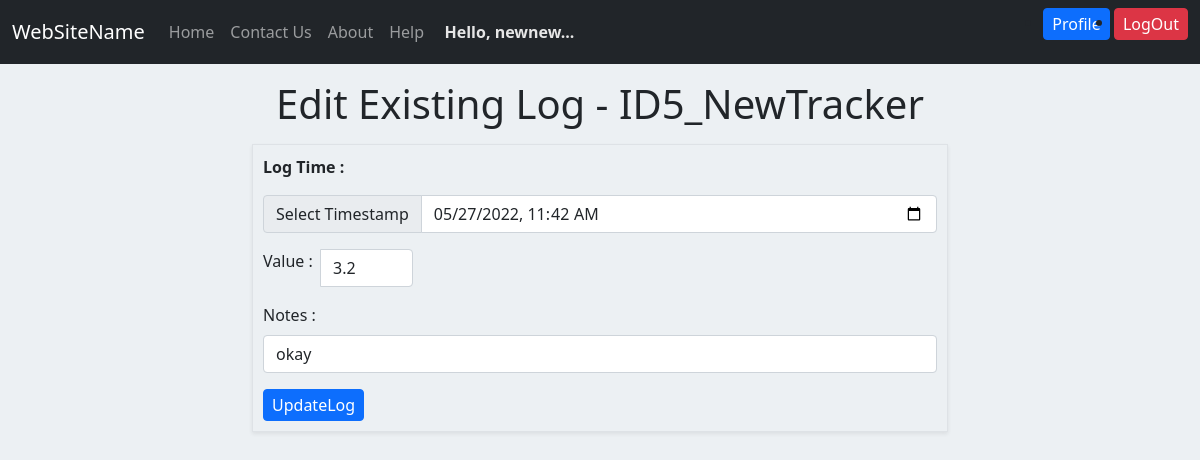
The page /log/13/update (signed in) on the database its author committed.
### application/models.py (models this page shows)
class Tracker(db.Model):
    __tablename__ = 'tracker'
    tracker_id = db.Column(db.Integer, autoincrement=True, primary_key=True)
    user_id = db.Column(db.Integer, db.ForeignKey("user.user_id"))
    tracker_name = db.Column(db.String, nullable=False)
    description = db.Column(db.String)
    track_type = db.Column(db.String, nullable=False)
    settings = db.Column(db.String)

class TrackerLog(db.Model):
    __tablename__ = 'tracker_log'
    log_id = db.Column(db.Integer, autoincrement=True, primary_key=True)
    tracker_id = db.Column(db.Integer, db.ForeignKey("tracker.tracker_id"), nullable=False)
    user_id = db.Column(db.Integer, db.ForeignKey("user.user_id"), nullable=False)
    timestamp = db.Column(db.String, nullable=False)
    value = db.Column(db.String, nullable=False)
    note = db.Column(db.String)

### application/controllers.py (the view, shortened to what this page needs)
@app.route('/log/<int:log_id>/update', methods=['GET', 'POST'])
def updateExistingLog(log_id):
    try:
        user_id = session['user_id']
        username = session['username']
        fname = session['user_fname']
        userdata = {
            'user_id': user_id,
            'username': username,
            'fname': fname
        }
    except:
        return redirect('/login')
    if request.method=='GET':
        logdata = TrackerLog.query.get(log_id)
        trackerdata = Tracker.query.get(logdata.tracker_id)
        timestamp = logdata.timestamp
        if trackerdata.track_type=='Multiple_Choice':
            trackervalues = trackerdata.settings
            tvallist = trackervalues.split(',')
            v = render_template("updateLogEntry.html", userdata=userdata, trackerdata=trackerdata, logdata=logdata, dt=timestamp, tvallist=tvallist)
        else:
            v = render_template("updateLogEntry.html", userdata=userdata, trackerdata=trackerdata, logdata=logdata, dt=timestamp)
        return v

### templates/updateLogEntry.html (shortened to what this page needs)
{% extends "base.html" %}
{% block content %}
    <div class="mt-3 mb-3">
        <h1 class="makecenter">Edit Existing Log - {{trackerdata["tracker_name"]}}</h1>
    </div>
    <div class=" border formborder shadow-sm">
        <form action="/log/{{logdata['log_id']}}/update" method="POST" id="update-log-form">
            <div><p><b> Log Time : </b></p></div>
            <div class="input-group mb-3">
                <span class="input-group-text"> Select Timestamp </span>
                <input type="datetime-local" class="form-control" id="timestamp" name="timestamp"
                        value="{{dt[:10]+'T'+dt[11:16]}}" min="2020-01-01T01:30" min="2099-12-30T23:55" required>
            </div>
            {% if trackerdata['track_type']=='Numerical' %}
                <div class="input-group mb-3" style="width:150px;">
                    <label for="logvalue" class="form-label">Value : &nbsp; </label>
                    <input type="number" class="form-control" id="logvalue" name="logvalue" step=".1" value="{{logdata['value']}}" required>
                </div>
            {% endif %}
            <div class="mb-3">
                <label for="notes" class="form-label">Notes : </label>
                <input class="form-control" id="notes" name="notes" value="{{logdata['note']}}">
            </div>
            <div>
                <input class="btn btn-primary" type="submit" value="UpdateLog">
            </div>
        </form>
    </div>
{% endblock %}

### static/style.css (style rules this page uses)
body { background: #ecf0f3; }
.makecenter { align-items: center; text-align: center; }
.btn { max-height: 35px; text-align: center; padding: 3px 8px; }
.formborder { padding: 10px; }

### rows shown on the page
Tracker: tracker_name "ID5_NewTracker"
TrackerLog: timestamp "05/27/2022 11:42", logvalue "3.2", notes "okay"

### other values the page prints
{{ userdata["fname"] }} "newnew"
